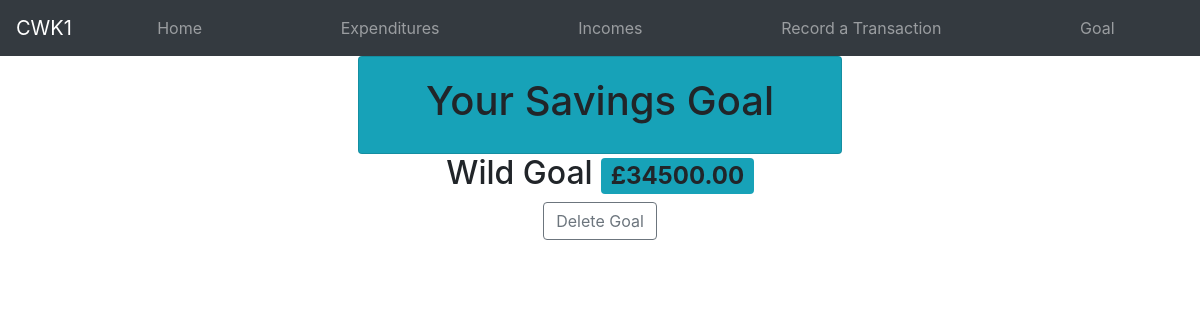
/goal, run on an earlier commit of the app's database.
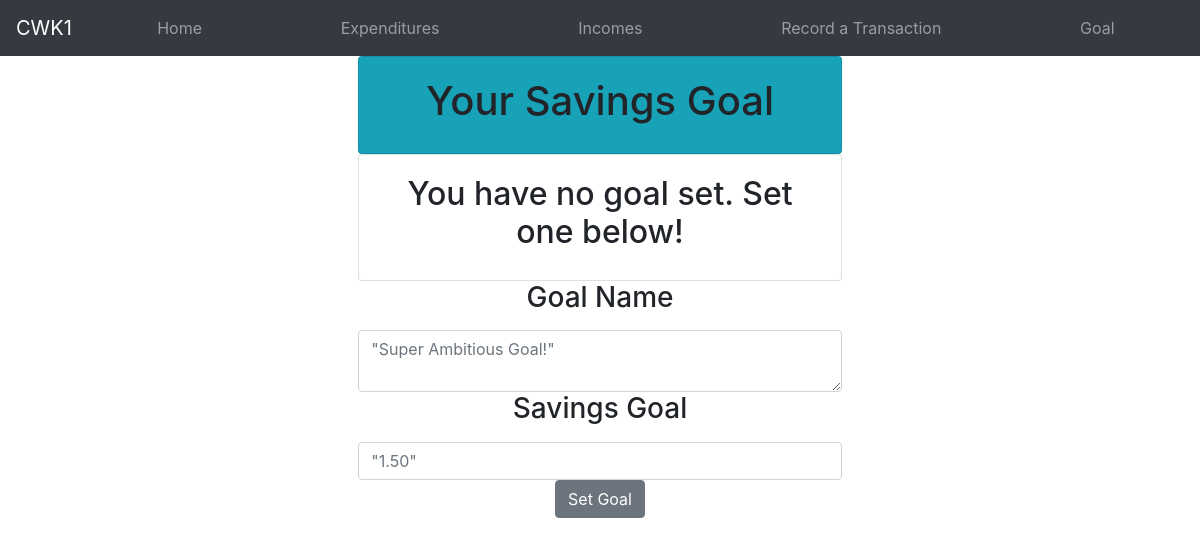
And on a later commit of the database.
### app/models.py (models this page shows)
class Goal(db.Model):
    id = db.Column(db.Integer, primary_key=True)
    name = db.Column(db.String(500), index=True, nullable=True)
    amount = db.Column(db.Float, nullable=False)

### app/views.py (the view, shortened to what this page needs)
@app.route('/goal', methods=['GET', 'POST'])
def goal():
    goalform = GoalForm()
    deletegoal = SubmitForm()
    goal = models.Goal()
    name = ""
    amount = 0.0
    with app.app_context():
        if db.session.query(models.Goal).count() == 0:
            goal_set = False
        else:
            goal_set = True
            goal = db.session.query(models.Goal).first()
            name, amount = goal.name, goal.amount
    return render_template('goal.html', title='Goal', name=name, amount=amount, goalform=goalform, goal_set=goal_set, deletegoal=deletegoal)

### app/forms.py
class GoalForm(FlaskForm):
    name = TextAreaField('Name')
    amount = FloatField('Amount', validators=[
                        DataRequired(), NumberRange(min=0.01, max=9.0e12)])

class SubmitForm(FlaskForm):
    submit = SubmitField('submit')

### app/templates/goal.html (shortened to what this page needs)
{% extends "base.html" %}
{% block content %}
<div class="container">
    <div class="row justify-content-center">
        <div class="col-md-8 text-center">
            <div class="card bg-info text-center">
                <div class="card-body">
                    <h1>Your Savings Goal</h1>
                </div>
            </div>
        </div>
    </div>
</div>
<div class="container">
    <div class="row justify-content-center">
        <div class="col-md-8 text-center">
            {% if goal_set == False %}
            <div class="card text-center">
                <div class="card-body">
                    <h2>You have no goal set. Set one below!</h2>
                </div>
            </div>
            <form action="" method="post" name="goalform">
                <label for="{{ goalform.name.id }}" class="form-label"><h3>Goal Name</h3></label>
                {{ goalform.name(class_='form-control', placeholder='"Super Ambitious Goal!"') }}
                <label for="{{ goalform.amount.id }}" class="form-label"><h3>Savings Goal</h3></label>
                {{ goalform.amount(class_='form-control', placeholder='"1.50"') }}
                <p><input type="submit" class="btn btn-secondary" value="Set Goal"></p>
            </form>
            {% else %}
            <h2>{{ name }} <span class="badge bg-info"> £{{'%0.2f'|format(amount|float)}}</span></h2>
            <form action="" method="post" name="deletegoal">
                <p><input type="submit" class="btn btn-outline-secondary" value="Delete Goal"></p>
            </form>
            {% endif %}
        </div>
    </div>
</div>
{% endblock %}

What changed in the data, as far as the page shows it:
removed Goal: name "Wild Goal", amount "34500.00"
Also different on the page:
form field value: (not shown) → "Set Goal"
form field value: "Delete Goal" → (not shown)
text now shown: "You have no goal set. Set one below! Goal Name Savings Goal"
